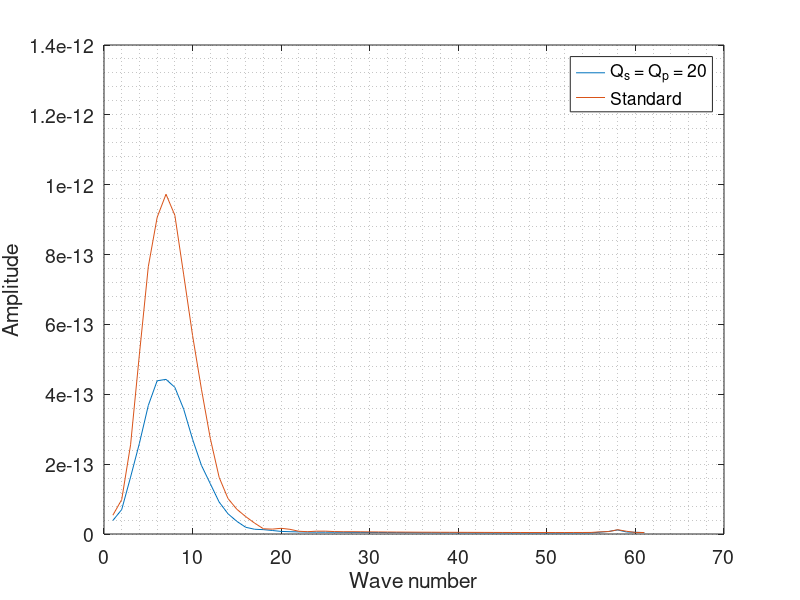

Here is the MATLAB script that generated this plot:
q20 = importdata('q20-9.txt');
std = importdata('std-9.txt');
X = [1 : size(q20)];
figure(1);

plot(X, q20, X, std);

legend('Q_s = Q_p = 20', 'Standard', 'Location', 'Best');
xlabel('Wave number');
ylabel('Amplitude');
grid minor
set(gca,'FontSize',14)